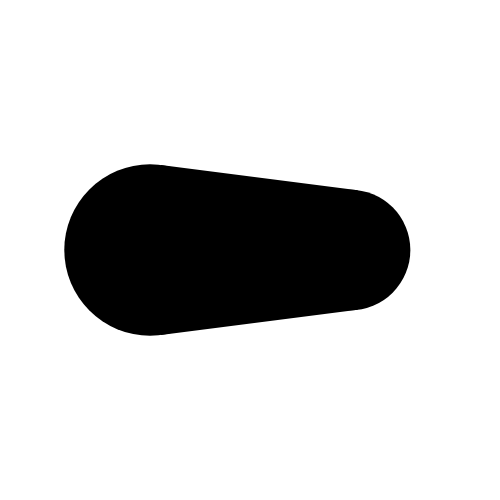
Frame 1 (no input)
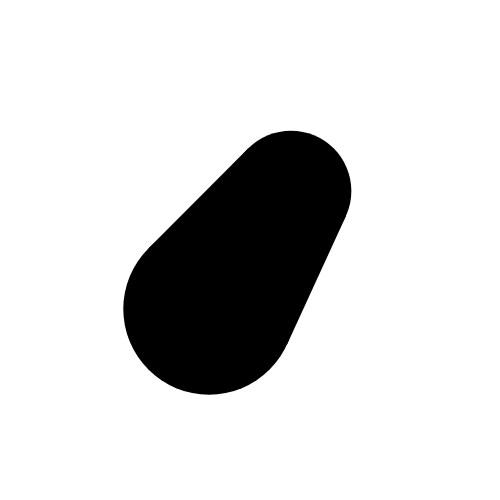
Frame 60 (no input)
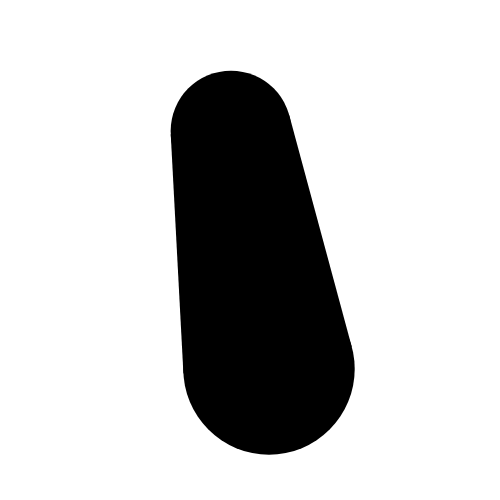
Frame 120 (the mouse pressed at the canvas centre since frame 60)

The p5.js sketch that drew these frames (run headless with seeded random() and noise() and a simulated clock; from frame 60 on, the mouse is pressed at the canvas centre):

// p5.js sketch
// ── sketch.js
let center1;
let center2;
let radius1;
let radius2;
let velocity1;
let velocity2;

function setup() {
  createCanvas(500, 500);
  fill(0);
  noStroke();

  center1 = createVector(150, 250);
  center2 = createVector(350, 250);
  radius1 = random(50) + 50;
  radius2 = random(50) + 50;
  velocity1 = createVector(1, 1);
  velocity2 = createVector(-1, -1);
}

function draw() {
  background(255);

  let diff = p5.Vector.sub(center2, center1);
  let angle = atan2(diff.y, diff.x);
  let dist = diff.mag();
  let spread = acos((radius1 - radius2) / dist);

  let a1 = angle + spread;
  let a2 = angle - spread;
  let a3 = angle + PI - (PI - spread);
  let a4 = angle - PI + (PI - spread);

  let p1 = getPointOfTangency(center1, a1, radius1);
  let p2 = getPointOfTangency(center1, a2, radius1);
  let p3 = getPointOfTangency(center2, a3, radius2);
  let p4 = getPointOfTangency(center2, a4, radius2);

  ellipse(center1.x, center1.y, radius1 * 2, radius1 * 2);
  ellipse(center2.x, center2.y, radius2 * 2, radius2 * 2);

  beginShape();
  vertex(p1.x, p1.y);
  vertex(p2.x, p2.y);
  vertex(p4.x, p4.y);
  vertex(p3.x, p3.y);
  endShape(CLOSE);

  if (center1.x - radius1 <= 0 || center1.x + radius1 >= width) {
    velocity1.x *= -1;
  }
  if (center1.y - radius1 <= 0 || center1.y + radius1 >= height) {
    velocity1.y *= -1;
  }
  if (center2.x - radius2 <= 0 || center2.x + radius2 >= width) {
    velocity2.x *= -1;
  }
  if (center2.y - radius2 <= 0 || center2.y + radius2 >= height) {
    velocity2.y *= -1;
  }

  center1.add(velocity1);
  center2.add(velocity2);
}

function getPointOfTangency(p, a, r) {
  return createVector(p.x + r * cos(a), p.y + r * sin(a));
}
